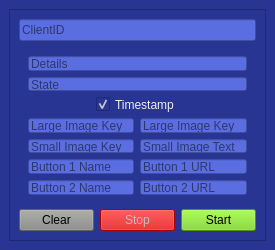
<?xml version="1.0" encoding="UTF-8"?>
<ui version="4.0">
 <class>MainWindow</class>
 <widget class="QMainWindow" name="MainWindow">
  <property name="geometry">
   <rect>
    <x>0</x>
    <y>0</y>
    <width>275</width>
    <height>250</height>
   </rect>
  </property>
  <property name="minimumSize">
   <size>
    <width>275</width>
    <height>250</height>
   </size>
  </property>
  <property name="maximumSize">
   <size>
    <width>750</width>
    <height>330</height>
   </size>
  </property>
  <property name="windowTitle">
   <string>Custom RPC</string>
  </property>
  <property name="windowIcon">
   <iconset>
    <normaloff>assets/icon.png</normaloff>assets/icon.png</iconset>
  </property>
  <widget class="QWidget" name="centralwidget">
   <property name="minimumSize">
    <size>
     <width>275</width>
     <height>250</height>
    </size>
   </property>
   <property name="maximumSize">
    <size>
     <width>16777215</width>
     <height>16777215</height>
    </size>
   </property>
   <property name="styleSheet">
    <string notr="true">background-color: rgb(40, 53, 147);</string>
   </property>
   <layout class="QVBoxLayout" name="verticalLayout">
    <item>
     <widget class="QFrame" name="frame">
      <property name="frameShape">
       <enum>QFrame::StyledPanel</enum>
      </property>
      <property name="frameShadow">
       <enum>QFrame::Raised</enum>
      </property>
      <layout class="QVBoxLayout" name="verticalLayout_2">
       <item>
        <widget class="QLineEdit" name="ClientID">
         <property name="enabled">
          <bool>true</bool>
         </property>
         <property name="styleSheet">
          <string notr="true">background-color: rgb(91, 110, 225);</string>
         </property>
         <property name="text">
          <string/>
         </property>
         <property name="placeholderText">
          <string>ClientID</string>
         </property>
        </widget>
       </item>
       <item>
        <widget class="QWidget" name="widget" native="true">
         <layout class="QGridLayout" name="gridLayout">
          <item row="2" column="0" colspan="2">
           <widget class="QLineEdit" name="State">
            <property name="styleSheet">
             <string notr="true">background-color: rgb(91, 110, 225);</string>
            </property>
            <property name="text">
             <string/>
            </property>
            <property name="placeholderText">
             <string>State</string>
            </property>
           </widget>
          </item>
          <item row="5" column="0">
           <widget class="QLineEdit" name="LargeImageKey">
            <property name="styleSheet">
             <string notr="true">background-color: rgb(91, 110, 225);</string>
            </property>
            <property name="text">
             <string/>
            </property>
            <property name="placeholderText">
             <string>Large Image Key</string>
            </property>
           </widget>
          </item>
          <item row="7" column="0">
           <widget class="QLineEdit" name="ButtonName1">
            <property name="styleSheet">
             <string notr="true">background-color: rgb(91, 110, 225);</string>
            </property>
            <property name="text">
             <string/>
            </property>
            <property name="placeholderText">
             <string>Button 1 Name</string>
            </property>
           </widget>
          </item>
          <item row="6" column="0">
           <widget class="QLineEdit" name="SmallImageKey">
            <property name="styleSheet">
             <string notr="true">background-color: rgb(91, 110, 225);</string>
            </property>
            <property name="text">
             <string/>
            </property>
            <property name="placeholderText">
             <string>Small Image Key</string>
            </property>
           </widget>
          </item>
          <item row="8" column="1">
           <widget class="QLineEdit" name="ButtonUrl2">
            <property name="styleSheet">
             <string notr="true">background-color: rgb(91, 110, 225);</string>
            </property>
            <property name="text">
             <string/>
            </property>
            <property name="placeholderText">
             <string>Button 2 URL</string>
            </property>
           </widget>
          </item>
          <item row="3" column="0" colspan="2">
           <layout class="QHBoxLayout" name="horizontalLayout_2">
            <item>
             <spacer name="horizontalSpacer">
              <property name="orientation">
               <enum>Qt::Horizontal</enum>
              </property>
              <property name="sizeHint" stdset="0">
               <size>
                <width>40</width>
                <height>20</height>
               </size>
              </property>
             </spacer>
            </item>
            <item>
             <widget class="QCheckBox" name="Timestamp">
              <property name="enabled">
               <bool>true</bool>
              </property>
              <property name="styleSheet">
               <string notr="true">color: rgb(238, 238, 236);</string>
              </property>
              <property name="text">
               <string>Timestamp</string>
              </property>
              <property name="checkable">
               <bool>true</bool>
              </property>
              <property name="checked">
               <bool>true</bool>
              </property>
             </widget>
            </item>
            <item>
             <spacer name="horizontalSpacer_2">
              <property name="orientation">
               <enum>Qt::Horizontal</enum>
              </property>
              <property name="sizeHint" stdset="0">
               <size>
                <width>40</width>
                <height>20</height>
               </size>
              </property>
             </spacer>
            </item>
           </layout>
          </item>
          <item row="8" column="0">
           <widget class="QLineEdit" name="ButtonName2">
            <property name="styleSheet">
             <string notr="true">background-color: rgb(91, 110, 225);</string>
            </property>
            <property name="text">
             <string/>
            </property>
            <property name="placeholderText">
             <string>Button 2 Name</string>
            </property>
           </widget>
          </item>
          <item row="7" column="1">
           <widget class="QLineEdit" name="ButtonUrl1">
            <property name="styleSheet">
             <string notr="true">background-color: rgb(91, 110, 225);</string>
            </property>
            <property name="text">
             <string/>
            </property>
            <property name="placeholderText">
             <string>Button 1 URL</string>
            </property>
           </widget>
          </item>
          <item row="6" column="1">
           <widget class="QLineEdit" name="SmallImageText">
            <property name="styleSheet">
             <string notr="true">background-color: rgb(91, 110, 225);</string>
            </property>
            <property name="text">
             <string/>
            </property>
            <property name="placeholderText">
             <string>Small Image Text</string>
            </property>
           </widget>
          </item>
          <item row="5" column="1">
           <widget class="QLineEdit" name="LargeImageText">
            <property name="styleSheet">
             <string notr="true">background-color: rgb(91, 110, 225);</string>
            </property>
            <property name="text">
             <string/>
            </property>
            <property name="placeholderText">
             <string>Large Image Key</string>
            </property>
           </widget>
          </item>
          <item row="1" column="0" colspan="2">
           <widget class="QLineEdit" name="Details">
            <property name="styleSheet">
             <string notr="true">background-color: rgb(91, 110, 225);</string>
            </property>
            <property name="text">
             <string/>
            </property>
            <property name="placeholderText">
             <string>Details</string>
            </property>
           </widget>
          </item>
         </layout>
        </widget>
       </item>
       <item>
        <layout class="QHBoxLayout" name="horizontalLayout">
         <item>
          <widget class="QPushButton" name="ButtonClear">
           <property name="styleSheet">
            <string notr="true">background-color: rgb(136, 138, 133);</string>
           </property>
           <property name="text">
            <string>Clear</string>
           </property>
          </widget>
         </item>
         <item>
          <widget class="QPushButton" name="ButtonStop">
           <property name="enabled">
            <bool>false</bool>
           </property>
           <property name="styleSheet">
            <string notr="true">background-color: rgb(204, 0, 0);</string>
           </property>
           <property name="text">
            <string>Stop</string>
           </property>
           <property name="icon">
            <iconset>
             <normaloff>assets/discord.png</normaloff>assets/discord.png</iconset>
           </property>
          </widget>
         </item>
         <item>
          <widget class="QPushButton" name="ButtonStart">
           <property name="styleSheet">
            <string notr="true">background-color: rgb(115, 210, 22);</string>
           </property>
           <property name="text">
            <string>Start</string>
           </property>
           <property name="icon">
            <iconset>
             <normaloff>assets/discord.png</normaloff>assets/discord.png</iconset>
           </property>
          </widget>
         </item>
        </layout>
       </item>
      </layout>
     </widget>
    </item>
   </layout>
  </widget>
 </widget>
 <resources/>
 <connections>
  <connection>
   <sender>ButtonClear</sender>
   <signal>clicked()</signal>
   <receiver>ClientID</receiver>
   <slot>clear()</slot>
   <hints>
    <hint type="sourcelabel">
     <x>58</x>
     <y>309</y>
    </hint>
    <hint type="destinationlabel">
     <x>40</x>
     <y>35</y>
    </hint>
   </hints>
  </connection>
  <connection>
   <sender>ButtonClear</sender>
   <signal>clicked()</signal>
   <receiver>Details</receiver>
   <slot>clear()</slot>
   <hints>
    <hint type="sourcelabel">
     <x>78</x>
     <y>309</y>
    </hint>
    <hint type="destinationlabel">
     <x>87</x>
     <y>71</y>
    </hint>
   </hints>
  </connection>
  <connection>
   <sender>ButtonClear</sender>
   <signal>clicked()</signal>
   <receiver>State</receiver>
   <slot>clear()</slot>
   <hints>
    <hint type="sourcelabel">
     <x>94</x>
     <y>309</y>
    </hint>
    <hint type="destinationlabel">
     <x>34</x>
     <y>92</y>
    </hint>
   </hints>
  </connection>
  <connection>
   <sender>ButtonClear</sender>
   <signal>clicked()</signal>
   <receiver>LargeImageKey</receiver>
   <slot>clear()</slot>
   <hints>
    <hint type="sourcelabel">
     <x>68</x>
     <y>309</y>
    </hint>
    <hint type="destinationlabel">
     <x>79</x>
     <y>164</y>
    </hint>
   </hints>
  </connection>
  <connection>
   <sender>ButtonClear</sender>
   <signal>clicked()</signal>
   <receiver>SmallImageKey</receiver>
   <slot>clear()</slot>
   <hints>
    <hint type="sourcelabel">
     <x>92</x>
     <y>309</y>
    </hint>
    <hint type="destinationlabel">
     <x>91</x>
     <y>195</y>
    </hint>
   </hints>
  </connection>
  <connection>
   <sender>ButtonClear</sender>
   <signal>clicked()</signal>
   <receiver>ButtonName1</receiver>
   <slot>clear()</slot>
   <hints>
    <hint type="sourcelabel">
     <x>94</x>
     <y>309</y>
    </hint>
    <hint type="destinationlabel">
     <x>76</x>
     <y>226</y>
    </hint>
   </hints>
  </connection>
  <connection>
   <sender>ButtonClear</sender>
   <signal>clicked()</signal>
   <receiver>ButtonName2</receiver>
   <slot>clear()</slot>
   <hints>
    <hint type="sourcelabel">
     <x>94</x>
     <y>309</y>
    </hint>
    <hint type="destinationlabel">
     <x>95</x>
     <y>256</y>
    </hint>
   </hints>
  </connection>
  <connection>
   <sender>ButtonClear</sender>
   <signal>clicked()</signal>
   <receiver>LargeImageText</receiver>
   <slot>clear()</slot>
   <hints>
    <hint type="sourcelabel">
     <x>94</x>
     <y>309</y>
    </hint>
    <hint type="destinationlabel">
     <x>439</x>
     <y>164</y>
    </hint>
   </hints>
  </connection>
  <connection>
   <sender>ButtonClear</sender>
   <signal>clicked()</signal>
   <receiver>SmallImageText</receiver>
   <slot>clear()</slot>
   <hints>
    <hint type="sourcelabel">
     <x>94</x>
     <y>309</y>
    </hint>
    <hint type="destinationlabel">
     <x>439</x>
     <y>195</y>
    </hint>
   </hints>
  </connection>
  <connection>
   <sender>ButtonClear</sender>
   <signal>clicked()</signal>
   <receiver>ButtonUrl1</receiver>
   <slot>clear()</slot>
   <hints>
    <hint type="sourcelabel">
     <x>94</x>
     <y>309</y>
    </hint>
    <hint type="destinationlabel">
     <x>439</x>
     <y>226</y>
    </hint>
   </hints>
  </connection>
  <connection>
   <sender>ButtonClear</sender>
   <signal>clicked()</signal>
   <receiver>ButtonUrl2</receiver>
   <slot>clear()</slot>
   <hints>
    <hint type="sourcelabel">
     <x>94</x>
     <y>309</y>
    </hint>
    <hint type="destinationlabel">
     <x>439</x>
     <y>256</y>
    </hint>
   </hints>
  </connection>
  <connection>
   <sender>ButtonClear</sender>
   <signal>clicked()</signal>
   <receiver>Timestamp</receiver>
   <slot>click()</slot>
   <hints>
    <hint type="sourcelabel">
     <x>94</x>
     <y>296</y>
    </hint>
    <hint type="destinationlabel">
     <x>376</x>
     <y>127</y>
    </hint>
   </hints>
  </connection>
 </connections>
</ui>
